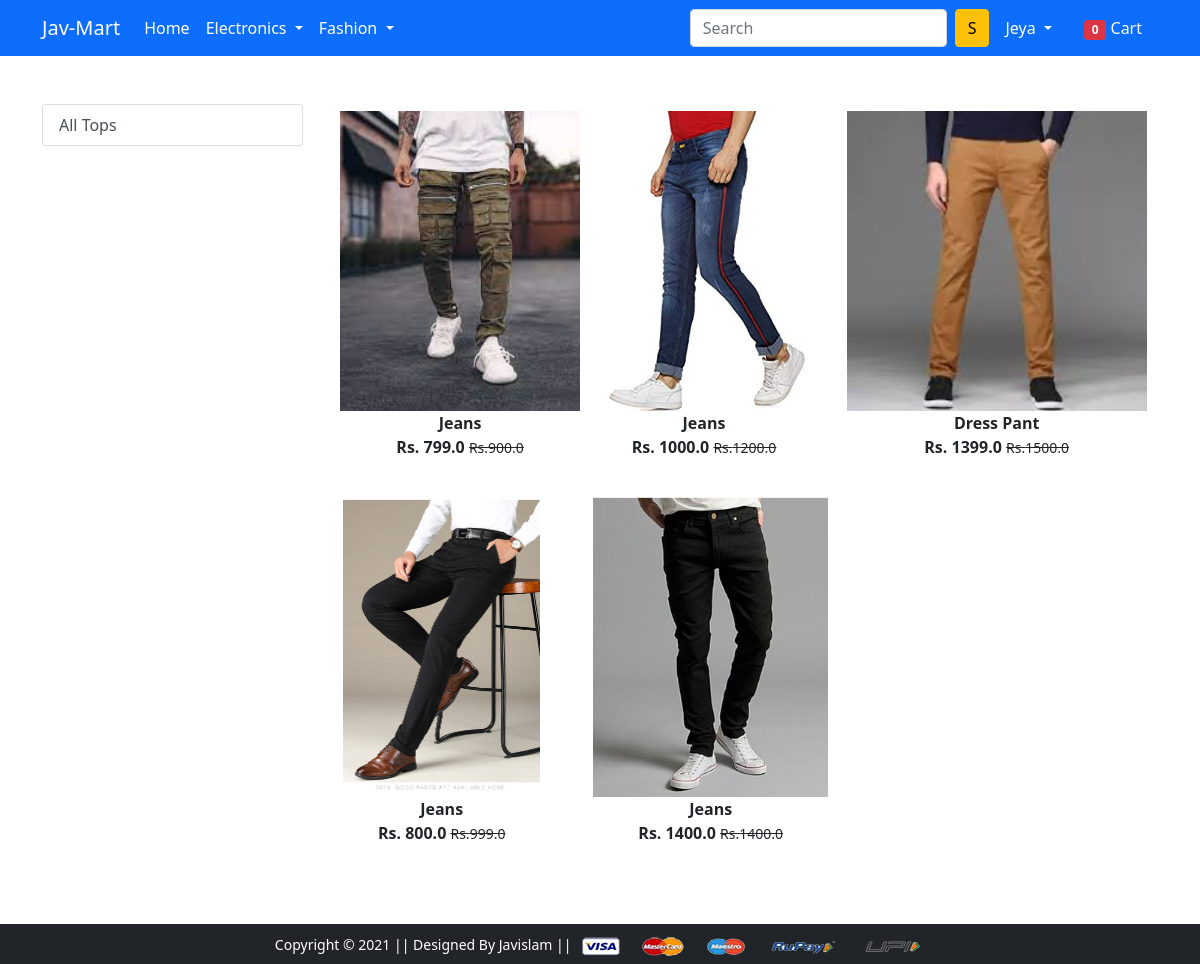
The page /bottomwear/ (signed in) on the database its author committed.
### app/models.py (models this page shows)
class Product(models.Model):
    title = models.CharField(max_length=100)
    selling_price = models.FloatField()
    discounted_price = models.FloatField()
    description = models.TextField()
    brand = models.CharField(max_length=100)
    category= models.CharField(choices=CATEGORY_CHOICES, max_length=2)
    product_image=models.ImageField(upload_to='productimg')

### app/views.py (the view)
# urls.py: path('bottomwear/', views.bottomwear, name='bottomwear'),
def bottomwear(request, data=None):
  totalitem=0
  if request.user.is_authenticated:
    totalitem=len(Cart.objects.filter(user=request.user))
    if data == None:
     bottomwears= Product.objects.filter(category='BW')
    return render(request, 'app/bottomwear.html',{'bottomwears':bottomwears, 'totalitem':totalitem})

### app/templates/app/bottomwear.html (shortened to what this page needs)
{% extends 'app/base.html' %}
{% load static %}
{% block main-content %}
<div class="container my-5">
 <div class="row">
  <div class="col-sm-3 ">
    <div class="list-group">
        <a href="{% url 'bottomwear' %}" class="list-group-item list-group-item-action aria-current="true" ">
        All Tops </a>
        </div>
      </div>
      <div class="col-sm-8">
        <div class="row">
            {% for product in bottomwears  %}
            <div class="col-sm-4 text-center mb-4">
            <a href="{% url 'product-detail' product.id %}" class="btn">
            <div class="item">
                <img src="{{product.product_image.url}}" alt="" height="300" class="">
                <div class="fw-bold">{{product.title}}</div>
                <div class="fw-bold">Rs. {{product.discounted_price}}
                <small class="fw-light text-decoration-line-through">Rs.{{product.selling_price}}</small> </div>
                 </div>
               </a>
              </div>
            {% endfor %}
            </div>
          </div>
       </div>
    </div>
{% endblock main-content %}

### app/templates/app/base.html (shortened to what this page needs)
<!doctype html>
{% load static %}
<html lang="en">
  <head>
    <link href="https://cdn.jsdelivr.net/npm/bootstrap@5.0.0-beta1/dist/css/bootstrap.min.css" rel="stylesheet">
    <link rel="stylesheet" href="{% static 'app/css/owl.carousel.min.css' %}">
    <link rel="stylesheet" href="{% static 'app/css/all.min.css' %}">
    <link rel="stylesheet" href="{% static 'app/css/style.css' %}">
  </head>
  <body>
    <nav class="navbar navbar-expand-lg navbar-dark bg-primary">
     <div class="container">
       <a class="navbar-brand" href="/">Jav-Mart</a>
       <div class="collapse navbar-collapse" id="navbarSupportedContent">
         <ul class="navbar-nav me-auto mb-2 mb-lg-0">
           <li class="nav-item">
             <a class="nav-link active" aria-current="page" href="/">Home</a>
           </li>
           <li class="nav-item dropdown">
             <a class="nav-link dropdown-toggle text-white" href="#" id="electronicsDropdown" role="button" data-bs-toggle="dropdown" aria-expanded="false">
               Electronics
             </a>
           </li>
           <li class="nav-item dropdown">
             <a class="nav-link dropdown-toggle text-white" href="#" id="fashionDropdown" role="button" data-bs-toggle="dropdown" aria-expanded="false">
               Fashion
             </a>
           </li>
         </ul>
         <form class="d-flex">
           <input class="form-control me-2" type="search" placeholder="Search" aria-label="Search">
           <button class="btn btn-warning" type="submit">S</button>
         </form>
         <div>
          <ul class="navbar-nav me-auto mb-2 mb-lg-0">
            {% if request.user.is_authenticated %}
           <li class="nav-item dropdown mx-2">
              <a class="nav-link dropdown-toggle text-white" href="#" id="profileDropdown"
               role="button" data-bs-toggle="dropdown" aria-expanded="false">
                {{request.user|capfirst}}
              </a>
            </li>
            <li class="nav-item mx-2">
             <a href="{% url 'showcart' %}" class="nav-link text-white">
               <span class="badge bg-danger">{{totalitem}}</span> Cart </a>
            </li>
            {% endif %}
          </ul>
         </div>
       </div>
     </div>
    </nav>
    {% block main-content %} {% endblock main-content %}
    <footer class="container-fluid bg-dark text-center p-2 mt-5">
        <small class="text-white">Copyright &copy; 2021 || Designed By Javislam || </small>
        <img src="{% static 'app/images/payment.png' %}" alt="" srcset="" class="img-fluid" height="2px">
    </footer>
  </body>
</html>

### rows shown on the page
Product: product_image (picture), title "Jeans", discounted_price "799.0", selling_price "900.0"
Product: product_image (picture), title "Jeans", discounted_price "1000.0", selling_price "1200.0"
Product: product_image (picture), title "Dress Pant", discounted_price "1399.0", selling_price "1500.0"
Product: product_image (picture), title "Jeans", discounted_price "800.0", selling_price "999.0"
Product: product_image (picture), title "Jeans", discounted_price "1400.0", selling_price "1400.0"

### other values the page prints
{{ request.user|capfirst }} "Jeya"
{{ totalitem }} "0"
